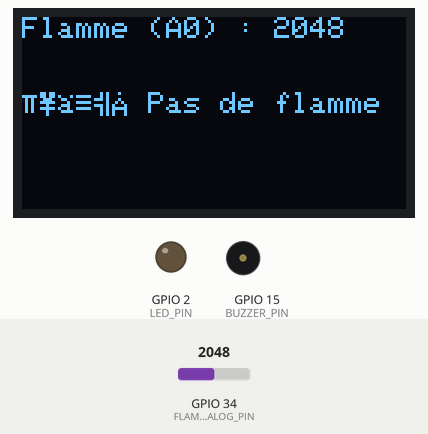
Bench run of a program on a simulated ESP32. On the bench: 128×64 one-colour display, output pins drawn as LEDs (lit = HIGH), buzzer (waves = sounding, pin HIGH). The inputs (shaded band) are chosen by the test bench; at power-on: GPIO 34 (FLAME_ANALOG_PIN) = 2048. What the program prints to the serial monitor is not drawn.

Above: at 3.2 s.
3.3 s: GPIO 34 (FLAME_ANALOG_PIN) set to 1041
At 4.8 s:
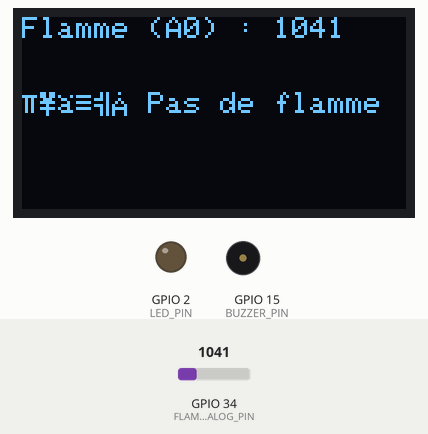
5.6 s: GPIO 34 (FLAME_ANALOG_PIN) set to 934
At 7.0 s:
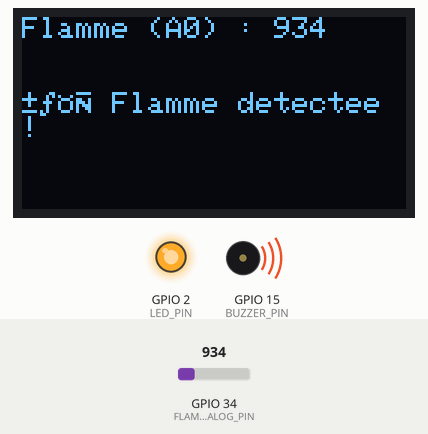
7.6 s: GPIO 34 (FLAME_ANALOG_PIN) set to 1040
At 9.3 s:
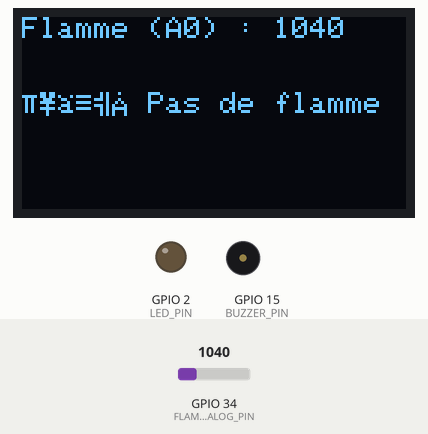
Timing chart, 0 to 10.8 s (numbered marks = the images above; inputs shaded):
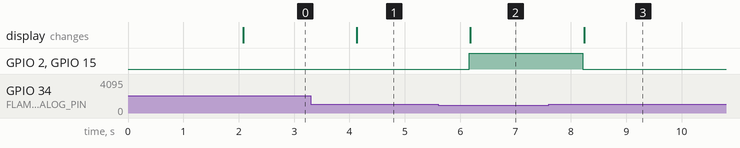

Measured:
- the behaviour switches between 1000 and 999 on GPIO 34 (FLAME_ANALOG_PIN) (found by bisection; images 1 and 2)
- after the input at 3.3 s, the display: changes after 0.83 s (image 1)
- after the input at 5.6 s, GPIO 2 (LED_PIN), GPIO 15 (BUZZER_PIN): LOW → HIGH after 0.56 s; the display: changes after 0.58 s (image 2)
- after the input at 7.6 s, GPIO 2 (LED_PIN), GPIO 15 (BUZZER_PIN): HIGH → LOW after 0.61 s; the display: changes after 0.64 s (image 3)

The program:

main.cpp
```cpp
#include <Arduino.h>
#include <Wire.h>
#include <Adafruit_GFX.h>
#include <Adafruit_SSD1306.h>

// OLED setup
#define SCREEN_WIDTH 128
#define SCREEN_HEIGHT 64
#define OLED_RESET -1
Adafruit_SSD1306 display(SCREEN_WIDTH, SCREEN_HEIGHT, &Wire, OLED_RESET);

// Pins
#define FLAME_ANALOG_PIN 34
#define LED_PIN 2
#define BUZZER_PIN 15  // Nouveau

#define FLAME_THRESHOLD 1000

void setup() {
  Serial.begin(115200);
  pinMode(LED_PIN, OUTPUT);
  pinMode(BUZZER_PIN, OUTPUT);  // Buzzer pin

  if (!display.begin(SSD1306_SWITCHCAPVCC, 0x3C)) {
    Serial.println("Erreur OLED !");
    while (true);
  }

  display.clearDisplay();
  display.setTextSize(1);
  display.setTextColor(SSD1306_WHITE);
  display.setCursor(0, 0);
  display.println("Systeme Pret...");
  display.display();
  delay(2000);
}

void loop() {
  int flameValue = analogRead(FLAME_ANALOG_PIN);

  Serial.print("Valeur flamme : ");
  Serial.println(flameValue);

  display.clearDisplay();
  display.setTextSize(1);
  display.setCursor(0, 0);
  display.print("Flamme (A0) : ");
  display.println(flameValue);

  if (flameValue < FLAME_THRESHOLD) {
    // Flamme détectée
    display.setCursor(0, 25);
    display.println("🔥 Flamme detectee !");
    digitalWrite(LED_PIN, HIGH);
    digitalWrite(BUZZER_PIN, HIGH);  // Active le buzzer
  } else {
    // Pas de flamme
    display.setCursor(0, 25);
    display.println("❄️ Pas de flamme");
    digitalWrite(LED_PIN, LOW);
    digitalWrite(BUZZER_PIN, LOW);  // Éteint le buzzer
  }

  display.display();
  delay(1000);
}
```
